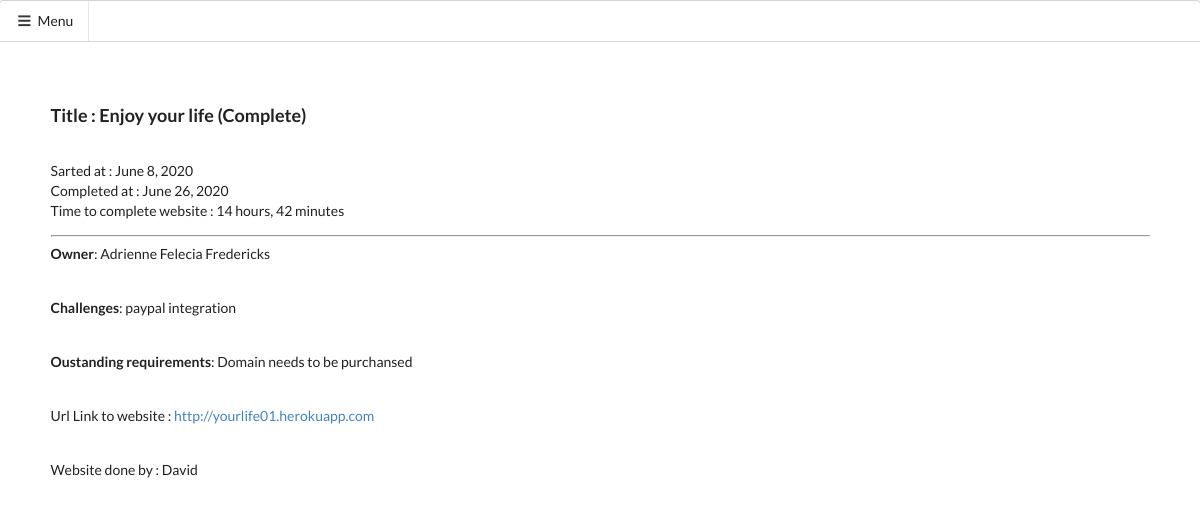
The page /activity/136/ on the database as committed earlier.
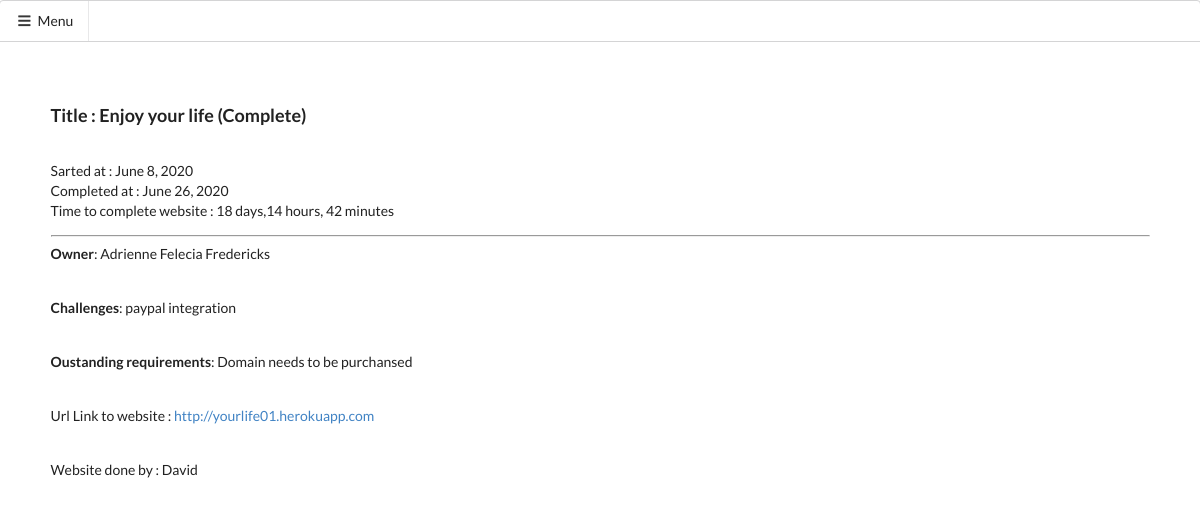
The same page on the database as committed later.
### dev_site01/models.py (models this page shows, shortened)
class Projects(models.Model):
	start_date = models.DateField()
	end_date = models.DateTimeField(blank=True,null=True)
	duration = models.CharField(max_length=50,null=True,blank=True)
	title = models.CharField(max_length=100)
	user = models.ForeignKey(User,on_delete=models.CASCADE)
	activities = models.ManyToManyField('List',blank=True)
	project_url = models.URLField(blank=True,null=True)
	complete = models.BooleanField(default=False)
	website_owner = models.CharField(max_length=70,null=True,blank=True)
	outstanding_requirements = models.CharField(max_length=200,null=True,blank=True)
	challenges = models.TextField(max_length=500,null=True,blank=True)

### dev_site01/views.py (the view, shortened to what this page needs)
# urls.py: path('activity/<int:id>/', views.activity,name="activity"),
def activity(request,id):
	project = Projects.objects.filter(id=id)
	project_id = Projects.objects.get(id=id)
	activity = project_id.activities.all()
	context =  {
		"form":ListForm(),
		"formurl":ProjectUrlForm(),
		"activity":activity,
		"project":project,
	}
	if request.method == 'POST':
		form = ListForm(request.POST)
		if form.is_valid():
			save = form.save(commit=False)
			save.user = request.user
			save.save()
			project_id.activities.add(save)
			for p in Projects.objects.filter(id=id):
				messages.info(request,'You can add more tasks to your ' + p.title + ' website.')
			return redirect('activity', id=id)
	else:
		return render(request,'activity.html',context)

### dev_site01/templates/activity.html (shortened to what this page needs)
{% extends 'base.html' %}
 {%block body%}
{% load bootstrap4 %}
{% load crispy_forms_tags %}
<div class="row ui container" style="margin:2em auto;">
{%for p in project %}
{% if p.project_url%}
<div class="col-md-7" style="margin-bottom: 1em;margin:0 auto;">
	<div class="card" style="padding: 1em;">
<h3 class="text-muted text-capitalize">Title : {{p.title}} (Complete)</h3><br>
<p class="text-muted">Sarted at : {{p.start_date}} <br>
Completed at : {{p.end_date|date}} <br>
Time to complete website : {{p.duration}}</p>
<hr>
<p><b>Owner</b>: 	{{p.website_owner}}</p><br>
<p><b>Challenges</b>:	{{p.challenges}} </p><br>
<p><b>Oustanding requirements</b>:	{{p.outstanding_requirements}}</p>
<br>
<p>Url Link to website : <a href="{{p.project_url}}" target="_blank">{{p.project_url}}</a></p><br>
<p>Website done by : {{p.user}}</p>
	</div>
</div>
{%endif%}
{%endfor%}
</div>
{%endblock%}

Rows that differ between the two databases and show on the page:
changed Projects "Enjoy your life": duration "14 hours, 42 minutes" → "18 days,14 hours, 42 minutes"
